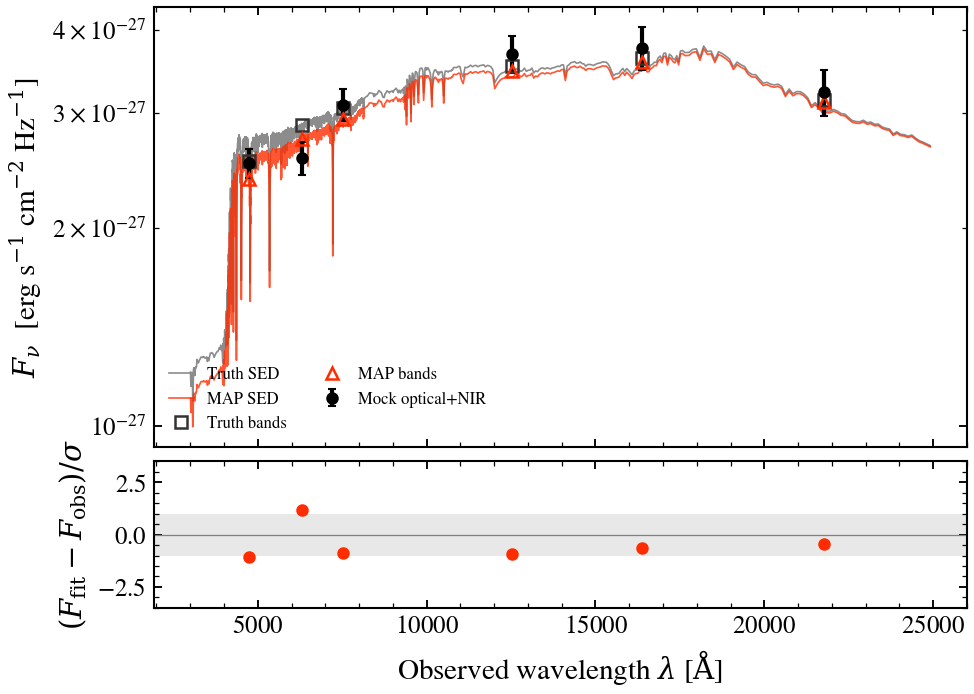

The script that saved this image:
"""
Recovering dust attenuation from optical-NIR photometry
========================================================

Dust attenuates stellar radiation in the UV-optical and reddens the
continuum in the NIR. This example simulates optical and NIR photometry
from a dusty star-forming galaxy, adds realistic noise, and recovers the
dust attenuation parameters using MAP optimization. The figure compares
the true and recovered SEDs with a photometric residual panel.

Reference: Conroy 2013, ARA&A, 51, 393 (SED fitting overview);
Calzetti et al. 2000, ApJ, 533, 682 (attenuation law).
"""

import warnings

import jax
import jax.numpy as jnp
import matplotlib.pyplot as plt
import numpy as np

import tengri
from tengri.analysis.plotting import setup_style

setup_style()
warnings.filterwarnings("ignore", message=".*BakedInBackend.*")

# Use bare-stellar SSP (nebular disabled in model below)
ssp = tengri.load_ssp("fsps_prsc_miles_chabrier")

# Use SDSS + 2MASS to span optical-NIR where dust emission affects stellar colors
obs = tengri.Observation(
    photometry=tengri.Photometry.from_names(
        [
            "sdss_g",
            "sdss_r",
            "sdss_i",
            "2mass_j",
            "2mass_h",
            "2mass_ks",
        ]
    )
)

# Build a dust-focused model: free attenuation optical depths, fixed SFH
model = tengri.SEDModel.build(
    ssp,
    observation=obs,
    sfh={
        "type": "tsnorm",
        "*": tengri.FIXED,
        "log_total_mass": 11.13,
        "peak_lbt_gyr": 0.5,
        "width_gyr": 0.3,
        "skew": 0.1,
        "trunc": 1.0,
    },
    dust={
        "type": "two_component",
        "law_bc": "calzetti",
        "*": tengri.FREE,  # tau_bc and tau_diff free
        "slope": -0.7,
    },
    neb={"type": "none", "*": tengri.FIXED},
    redshift=tengri.Fixed(0.1),
)

# Generate truth with modest dust optical depths
key = jax.random.PRNGKey(42)
truth = dict(model.spec.sample(key))
truth.update(
    dust_tau_bc=0.4,  # Birth cloud optical depth (stellar continuum attenuation)
    dust_tau_diff=0.2,  # Diffuse ISM optical depth
)

# Mock photometry at S/N ~ 20 (optical) to 10 (NIR)
snr = np.array([20.0, 20.0, 18.0, 15.0, 13.0, 12.0])  # Per-band S/N
mock = model.mock(truth, snr=snr, key=key)

# Fit with MAP (fast, suitable for gallery)
forward = tengri.ForwardModel.build(sed=model, observation=obs)
posterior = forward.fit(
    mock.flux_obs,
    mock.noise,
    method="map",
    optimizer="adam",
    n_steps=300,
    verbose=False,
)
fit_params = posterior.params

# Extract photometry and residuals
flux_truth = np.asarray(mock.flux_true)
flux_fit = np.asarray(model.predict_photometry(fit_params))
flux_obs = np.asarray(mock.flux_obs)
noise = np.asarray(mock.noise)
wave_eff = np.array([float(jnp.mean(w)) for w in obs.photometry.filter_waves])

# Compute rest-frame SED (at z=0.1, FIR is mostly unshifted relative to rest-frame)
sed_truth = model.predict_rest_sed(truth)
sed_fit = model.predict_rest_sed(fit_params)
wave_rest = np.asarray(sed_truth.wavelength)
z = 0.1
wave_obs = wave_rest * (1.0 + z)

# Scale SED to match photometry at a reference band (PACS green, 100 μm)
idx_ref = np.argmin(np.abs(wave_obs - wave_eff[1]))
scale = flux_truth[1] / np.asarray(sed_truth.sed)[idx_ref]
fnu_truth = scale * np.asarray(sed_truth.sed)
fnu_fit = scale * np.asarray(sed_fit.sed)

# Two-panel layout: SED + residuals
fig, (ax_sed, ax_res) = plt.subplots(
    2,
    1,
    figsize=(7.0, 5.2),
    sharex=True,
    gridspec_kw={"height_ratios": [3, 1], "hspace": 0.05},
)

# Top: SED with data overlay (optical to NIR, where dust emission dominates)
vis = (wave_obs > 3000) & (wave_obs < 2.5e4)
ax_sed.plot(wave_obs[vis], fnu_truth[vis], color="0.55", lw=0.8, label="Truth SED")
ax_sed.plot(wave_obs[vis], fnu_fit[vis], color="C3", lw=0.8, alpha=0.8, label="MAP SED")
ax_sed.errorbar(
    wave_eff,
    flux_obs,
    yerr=noise,
    fmt="o",
    color="k",
    ms=5,
    capsize=2,
    label="Mock optical+NIR",
)
ax_sed.plot(wave_eff, flux_truth, "s", color="0.2", ms=6, mfc="none", mew=1.2, label="Truth bands")
ax_sed.plot(wave_eff, flux_fit, "^", color="C3", ms=6, mfc="none", mew=1.2, label="MAP bands")
ax_sed.set_yscale("log")
ax_sed.set_ylabel(r"$F_\nu$  [erg s$^{-1}$ cm$^{-2}$ Hz$^{-1}$]")
ax_sed.legend(frameon=False, fontsize=8, ncol=2, loc="lower left")

# Bottom: residuals in units of noise
residual = (flux_fit - flux_obs) / noise
ax_res.axhline(0.0, color="0.5", lw=0.6)
ax_res.axhspan(-1.0, 1.0, color="0.85", alpha=0.6, lw=0)
ax_res.plot(wave_eff, residual, "o", color="C3", ms=5)
ax_res.set_ylim(-3.5, 3.5)
ax_res.set_ylabel(r"$(F_{\rm fit} - F_{\rm obs})/\sigma$")
ax_res.set_xlabel(r"Observed wavelength $\lambda$ [$\mathrm{\AA}$]")

# Save figure to the same directory as this script
import pathlib

script_dir = pathlib.Path(__file__).parent
plt.savefig(script_dir / "plot_dust_attenuation_recovery.png", dpi=150, bbox_inches="tight")

# Validation: check recovery within ~1σ
tau_bc_truth = float(truth["dust_tau_bc"])
tau_bc_fit = float(fit_params["dust_tau_bc"])
tau_diff_truth = float(truth["dust_tau_diff"])
tau_diff_fit = float(fit_params["dust_tau_diff"])
print(f"Dust tau_bc:  truth={tau_bc_truth:.3f}, fit={tau_bc_fit:.3f}")
print(f"Dust tau_diff: truth={tau_diff_truth:.3f}, fit={tau_diff_fit:.3f}")
print(f"Photometric residual σ: {np.std(residual):.2f}")
